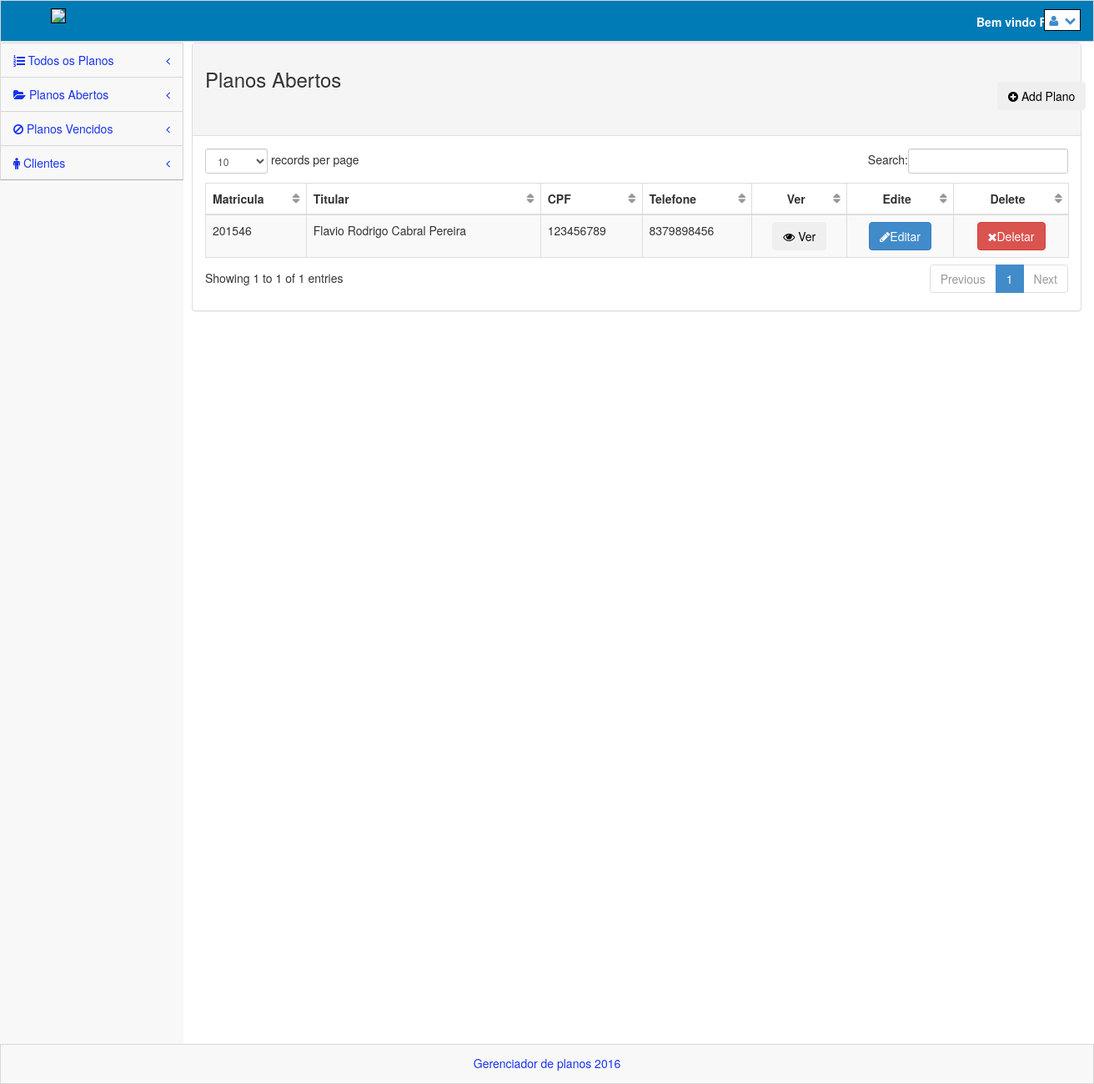
Before: /views/abertos.php (signed in) with the older database file.
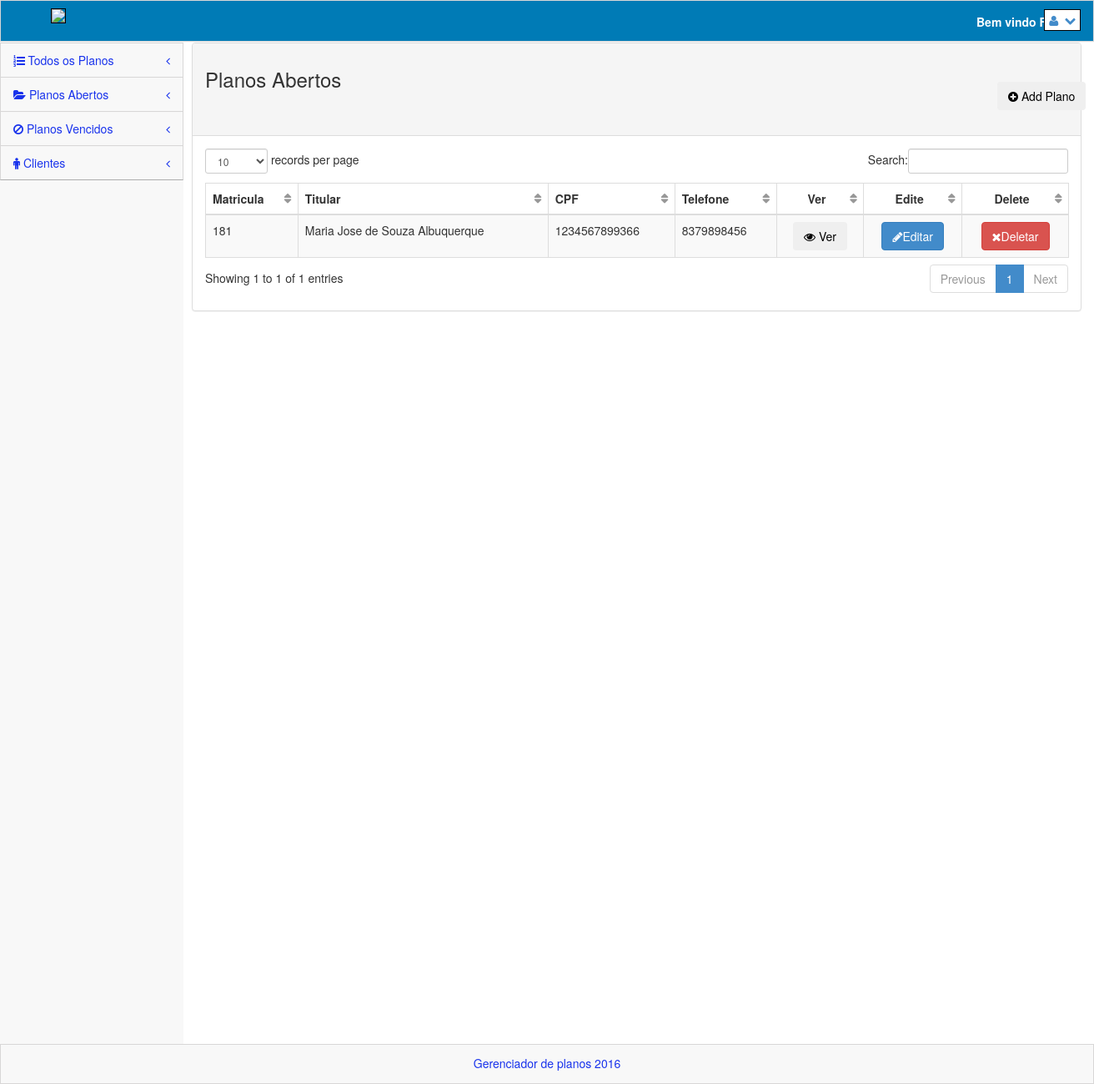
After: the same page with the newer database file.
### tables this page shows
CREATE TABLE `planos` (
  `id` int(11) NOT NULL,
  `matricula` varchar(50) NOT NULL,
  `dtabertura` date NOT NULL,
  `dtvencimento` date NOT NULL,
  `ntitular` varchar(200) NOT NULL,
  `sexo` varchar(20) NOT NULL,
  `dtnasc` date NOT NULL,
  `cpf` varchar(20) NOT NULL,
  `rg` varchar(20) NOT NULL,
  `org` varchar(10) NOT NULL,
  `profissao` varchar(30) NOT NULL,
  `mae` varchar(100) NOT NULL,
  `endereco` varchar(100) NOT NULL,
  `num` varchar(10) NOT NULL,
  `bairro` varchar(30) NOT NULL,
  `cidade` varchar(50) NOT NULL,
  `uf` varchar(5) NOT NULL,
  `cep` varchar(20) NOT NULL,
  `telefone` varchar(50) NOT NULL,
  `email` varchar(50) NOT NULL,
  `status` varchar(20) NOT NULL,
  `ndep1` varchar(200) NOT NULL,
  `data1` date DEFAULT NULL,
  `ndep2` varchar(200) NOT NULL,
  `data2` date NOT NULL,
  `ndep3` varchar(200) NOT NULL,
  `data3` date NOT NULL,
  `ndep4` varchar(200) NOT NULL,
  `data4` date NOT NULL,
  `ndep5` varchar(200) NOT NULL,
  `data5` date NOT NULL,
  `ndep6` varchar(200) NOT NULL,
  `data6` date NOT NULL,
  `ndep7` varchar(200) NOT NULL,
  `data7` date NOT NULL,
  `ndep8` varchar(200) NOT NULL,
  `data8` date NOT NULL,
  `ndep9` varchar(200) NOT NULL,
  `data9` date NOT NULL,
  `ndep10` varchar(200) NOT NULL,
  `data10` date NOT NULL
);

### model/Contrato.class.php (called while the page is built, shortened)
<?php
    require_once 'Conexao.class.php';
class Contrato{
    private $con;
    function __construct() {
        $conexao = new Conexao();
        $this->con = $conexao->getConexao();
    }
    function listaAbertos(){
        $abertos = $this->con->query("SELECT * FROM planos WHERE status = 'aberto'");
        if ($abertos->rowCount() > 0) {
            return $abertos->fetchALL(PDO::FETCH_ASSOC);
        }
    }
}
?>

### model/Conexao.class.php (called while the page is built)
<?php
class Conexao {
    public static $instance;
    public static function getConexao() {
        if (!isset(self::$instance)) {
            self::$instance = new PDO('mysql:host=localhost;dbname=apcef', 'root', '');
        }
        return self::$instance;
}
}

### controller/Controller.class.php (called while the page is built, shortened)
<?php
class Controller {
    function contratosAbertos(){
        $chm = new Contrato();
        $abertos = $chm->listaAbertos();
        return $abertos;
    }
}

### views/abertos.php (the view, shortened to what the changed rows need)
<?php
    include_once '../controller/Controller.class.php';
    include_once '../model/Contrato.class.php';
    $c = new Controller();
    $c->logouf();
    $abertos = $c->contratosAbertos();
?>
<!DOCTYPE html>
 <html lang="pt-br">
<head>
    <link rel="stylesheet" href="../plugins/bootstrap/css/bootstrap.css" />
    <link rel="stylesheet" href="../css/main.css" />
    <link rel="stylesheet" href="../css/theme.css" />
    <link rel="stylesheet" href="../css/MoneAdmin.css" />
    <link rel="stylesheet" href="../plugins/Font-Awesome/css/font-awesome.css" />
    <link href="../plugins/dataTables/dataTables.bootstrap.css" rel="stylesheet" />
</head>
<body class="padTop53 " >
    <div id="wrap">
        <?php
            include 'menu.php';
        ?>
        <div id="content">
            <div class="inner">
             <div class="row">
                <div class="col-lg-12">
                    <div class="panel panel-default">
                        <div class="panel-body">
                            <div class="table-responsive">
                                <table class="table table-striped table-bordered table-hover" id="dataTables-example">
                                    <thead>
                                        <tr>
                                            <th>Matricula</th>
                                            <th>Titular</th>
                                            <th>CPF</th>
                                            <th>Telefone</th>
                                            <th style="text-align: center;">Ver</th>
                                            <th style="text-align: center;">Edite</th>
                                            <th style="text-align: center;">Delete</th>
                                        </tr>
                                    </thead>
                                    <tbody>
                                        <?php if($abertos): ?>
                                        <?php foreach($abertos as $contratos): ?>
                                        <tr class="odd gradeX">
                                            <td class="center"><?php echo $contratos['matricula']; ?></td>
                                            <td class="center"><?php echo $contratos['ntitular']; ?></td>
                                            <td class="center"><?php echo $contratos['cpf']; ?></td>
                                            <td class="center"><?php echo $contratos['telefone']; ?></td>
                                            <td style="text-align: center;">
                                                <button class="btn" data-toggle="modal" data-target="#myModal<?php echo $contratos['matricula'] ?>"><i class="icon-eye-open"></i> Ver </button>
                                            </td>
                                            <td style="text-align: center;">
                                                <button class="btn btn-primary" onClick="javascript:window.location.href='editarcontrato.php?cod=<?php echo $contratos['matricula']; ?>'"><i class="icon-pencil icon-white"></i>Editar</button>
                                            </td>
                                            <td style="text-align: center;">
                                                <form>
                                                    <button onclick="return confirm('Tem certeza que deseja excluir este contrato?')" class="btn btn-danger" name="delete"><i class="icon-remove icon-white"></i>Deletar</button>
                                                </form>
                                            </td>
                                        </tr>
                                        <?php endforeach; ?>
                                        <?php endif; ?>
                                    </tbody>
                                </table>
                            </div>
                        </div>
                    </div>
                </div>
            </div>
            </div>
        </div>
    </div>
</body>
</html>

Changed rows visible on the page:
removed planos: matricula "201546", ntitular "Flavio Rodrigo Cabral Pereira", cpf "123456789", telefone "8379898456"
added planos: matricula "181", ntitular "Maria Jose de Souza Albuquerque", cpf "1234567899366", telefone "8379898456"
